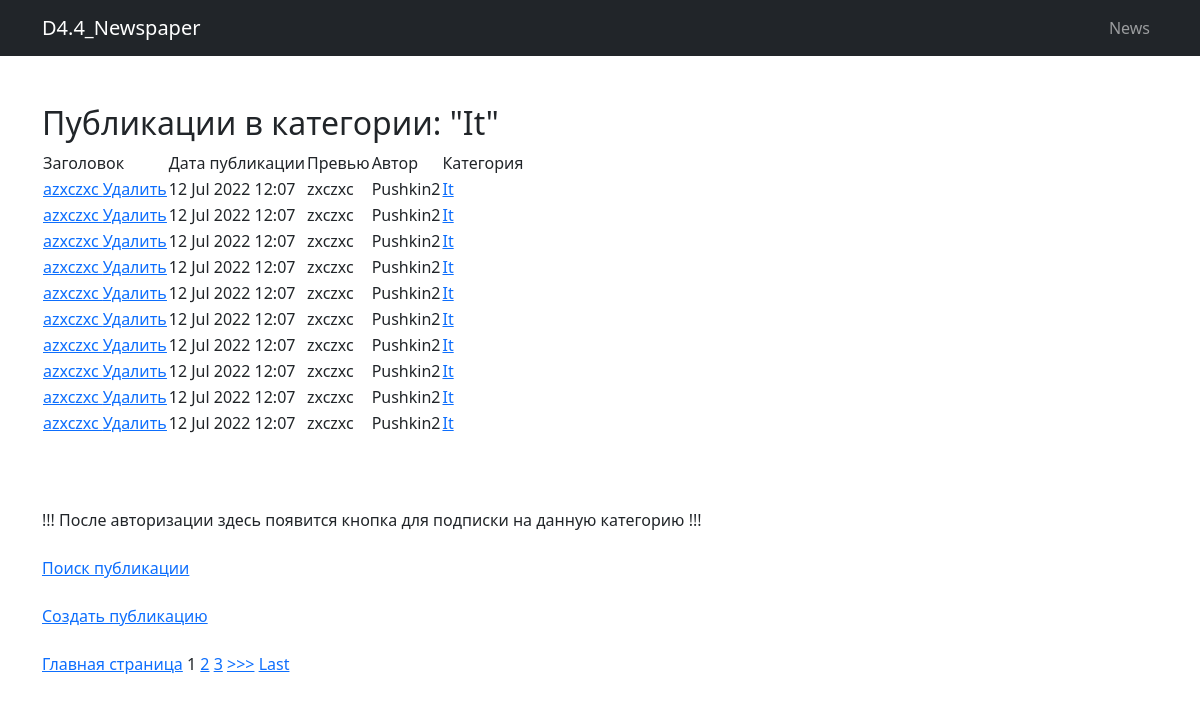
The app's page /news/1_category/ with its own data.
### news/models.py (models this page shows, shortened)
class Category(models.Model):
    catName = models.CharField(max_length = 255, unique = True)
    subscribers = models.ManyToManyField(User)
    def __str__(self):
        return f'{self.catName}'

class Post(models.Model):
    article = 'AR'
    newsItem = 'NI'
    PUBLICATION_TYPES = [
        (article, 'Статья'),
        (newsItem, 'Новость'),
    ]
    author = models.ForeignKey(Author, on_delete = models.CASCADE)
    publicationType = models.CharField(max_length = 2, choices = PUBLICATION_TYPES, default = article)
    publicationDate = models.DateTimeField(auto_now_add = True)
    publicationTitle = models.CharField(max_length = 255)
    publicationText = models.TextField()
    publicationRanking = models.IntegerField(default = 0)
    postCategory = models.ManyToManyField(Category, through = 'PostCategory')

class Author(models.Model):
    authorUser = models.OneToOneField(User, on_delete = models.CASCADE)
    authorRanking = models.IntegerField(default = 0)

class PostCategory(models.Model):
    postCatPost = models.ForeignKey(Post, on_delete = models.CASCADE)
    postCatCategory = models.ForeignKey(Category, on_delete = models.CASCADE)

### news/views.py (the view)
# urls.py: path('<int:pk>_category/', CategoryDetailView.as_view(), name='for_categories'),
class CategoryDetailView(ListView):
    model = Category
    template_name = 'news_by_categories/news_by_categories.html'
    context_object_name = 'publications'
    queryset = Category.objects.all()
    paginate_by = 10
    def get_context_data(self, **kwargs):
        context = super().get_context_data(**kwargs)
        context['post_categories'] = PostCategory.objects.all()
        context['pk_category'] = self.kwargs['pk']
        category = Category.objects.get(id=self.kwargs['pk'])
        context['category'] = category.catName
        if self.request.user.is_authenticated:
            context['is_not_subscribed'] = not self.request.user.category_set.filter(catName=category.catName).exists()
        else:
            context['message'] = '!!! После авторизации здесь появится кнопка для подписки на данную категорию !!!'
        return context
    def get_queryset(self):
        category = Category.objects.get(id=self.kwargs['pk'])
        publications = category.post_set.all()
        return publications

### news/templatetags/custom_filters.py (called while the page is built)
@register.filter(name='Censor')
def Censor(input_text):
    bad_words = ['практически', 'научились']
    if isinstance(input_text, str):
        a = input_text.split()
        for i in a:
            if i in bad_words:
                a.remove(i)
        return ' '.join(a)
    else:
        raise ValueError(f'{input_text} не является строкой или текстом')

### templates/news_by_categories/news_by_categories.html (shortened to what this page needs)
{% extends 'default.html' %}
{% load custom_filters %}
{% block content %}
<h2>
    Публикации в категории: "{{ category }}"
</h2>
    <table>
        <tr>
            <td>
                Заголовок
            </td>
            <td>
                Дата публикации
            </td>
            <td>
                Превью
            </td>
            <td>
                Автор
            </td>
            <td>
                Категория
            </td>
        </tr>
        <tr>
            {% for publication in publications %}
            <tr>
                <td>
                    <a href="{% url 'post_detail' publication.id %}">
                        {{ publication.publicationTitle|Censor }}
                    </a>
                    <a href="{% url 'post_delete' publication.id %}"><u> Удалить</u></a>
                </td>
                <td>
                    {{ publication.publicationDate|date:'d M Y h:m'}}
                </td>
                <td>
                    {{ publication.publicationText|truncatechars:50|Censor }}
                </td>
                <td>
                    {{ publication.author.authorUser.username}}
                </td>
                <td>
                {% for categ in post_categories %}
                    {% if categ.postCatPost_id == publication.id %}
                        <a href="{% url 'for_categories' categ.postCatCategory_id %}">{{ categ.postCatCategory }}</a>
                    {% endif %}
                {% endfor %}
                </td>
            </tr>
            {% endfor %}
        </tr>
    </table>
<br>
<br>
<br>
{{ message }}
<br>
<br>
    <a href="{% url 'post_search' %}">Поиск публикации</a>
<br>
<br>
    <a href="{% url 'post_create' %}">Создать публикацию</a>
<br>
<br>
<a href="{% url 'main' %}">Главная страница</a>
{% if is_paginated %}
    {% for num in page_obj.paginator.page_range %}
        {% if page_obj.number == num %}
            <a>{{ num }}</a>
        {% elif num > page_obj.number|add:'-3' and num < page_obj.number|add:'3' %}
            <a href="?page={{ num }}">{{ num }}</a>
        {% endif %}
    {% endfor %}
    {% if page_obj.has_next %}
        <a href="?page={{ page_obj.next_page_number }}">>>></a>
        <a href="?page={{ page_obj.paginator.num_pages }}">Last</a>
    {% endif %}
{% endif %}
{% endblock content %}

### records on screen
Category: catName "It"
Post: publicationTitle|Censor "azxczxc", publicationDate "12 Jul 2022 12:07", publicationText|Censor "zxczxc", author.authorUser.username "Pushkin2"
PostCategory: postCatCategory "It"
Post: publicationTitle|Censor "azxczxc", publicationDate "12 Jul 2022 12:07", publicationText|Censor "zxczxc", author.authorUser.username "Pushkin2"
PostCategory: postCatCategory "It"
Post: publicationTitle|Censor "azxczxc", publicationDate "12 Jul 2022 12:07", publicationText|Censor "zxczxc", author.authorUser.username "Pushkin2"
PostCategory: postCatCategory "It"
Post: publicationTitle|Censor "azxczxc", publicationDate "12 Jul 2022 12:07", publicationText|Censor "zxczxc", author.authorUser.username "Pushkin2"
PostCategory: postCatCategory "It"
Post: publicationTitle|Censor "azxczxc", publicationDate "12 Jul 2022 12:07", publicationText|Censor "zxczxc", author.authorUser.username "Pushkin2"
PostCategory: postCatCategory "It"
Post: publicationTitle|Censor "azxczxc", publicationDate "12 Jul 2022 12:07", publicationText|Censor "zxczxc", author.authorUser.username "Pushkin2"
PostCategory: postCatCategory "It"
Post: publicationTitle|Censor "azxczxc", publicationDate "12 Jul 2022 12:07", publicationText|Censor "zxczxc", author.authorUser.username "Pushkin2"
PostCategory: postCatCategory "It"
Post: publicationTitle|Censor "azxczxc", publicationDate "12 Jul 2022 12:07", publicationText|Censor "zxczxc", author.authorUser.username "Pushkin2"
PostCategory: postCatCategory "It"
Post: publicationTitle|Censor "azxczxc", publicationDate "12 Jul 2022 12:07", publicationText|Censor "zxczxc", author.authorUser.username "Pushkin2"
PostCategory: postCatCategory "It"
Post: publicationTitle|Censor "azxczxc", publicationDate "12 Jul 2022 12:07", publicationText|Censor "zxczxc", author.authorUser.username "Pushkin2"
PostCategory: postCatCategory "It"

### other values on screen
{{ message }} "!!! После авторизации здесь появится кнопка для подписки на данную категорию !!!"
{{ num }} "1"
{{ num }} "2" "3"
